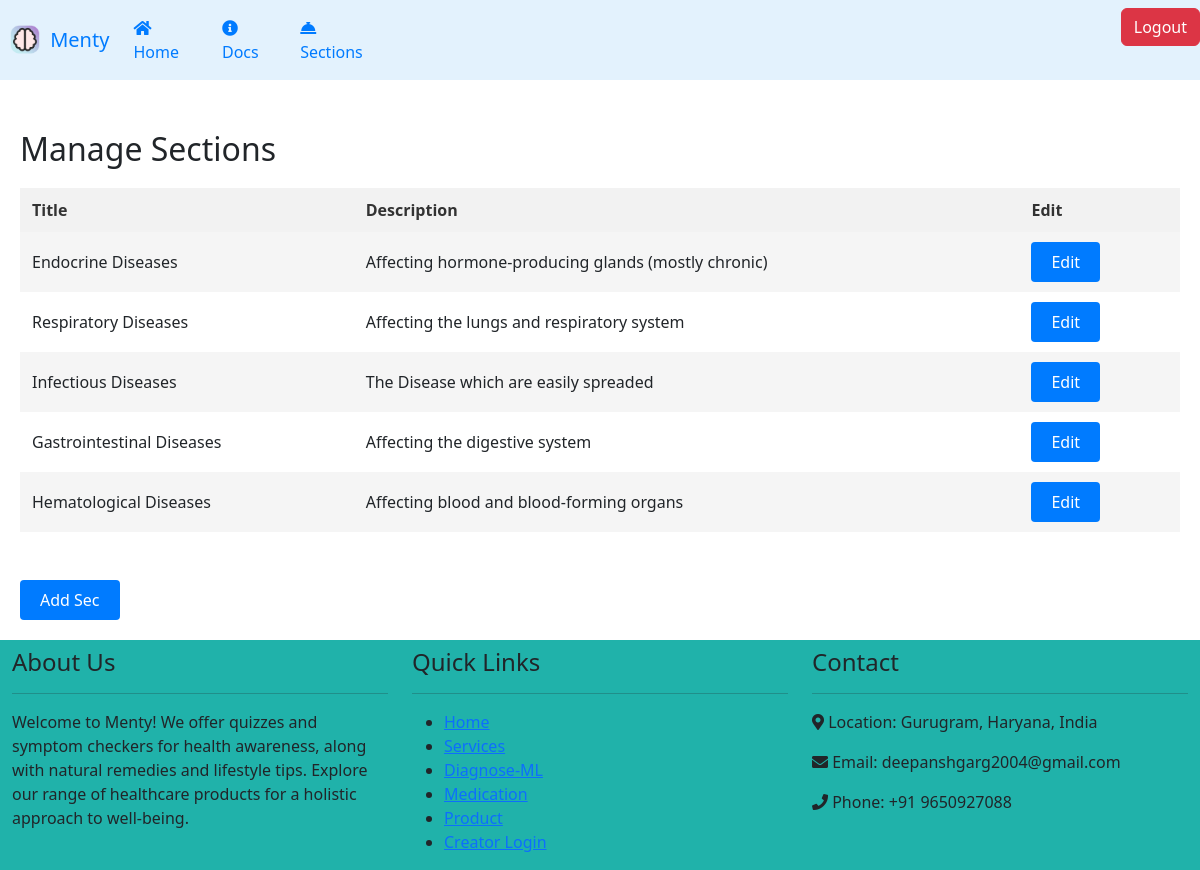
The page /sec on the database as committed earlier.
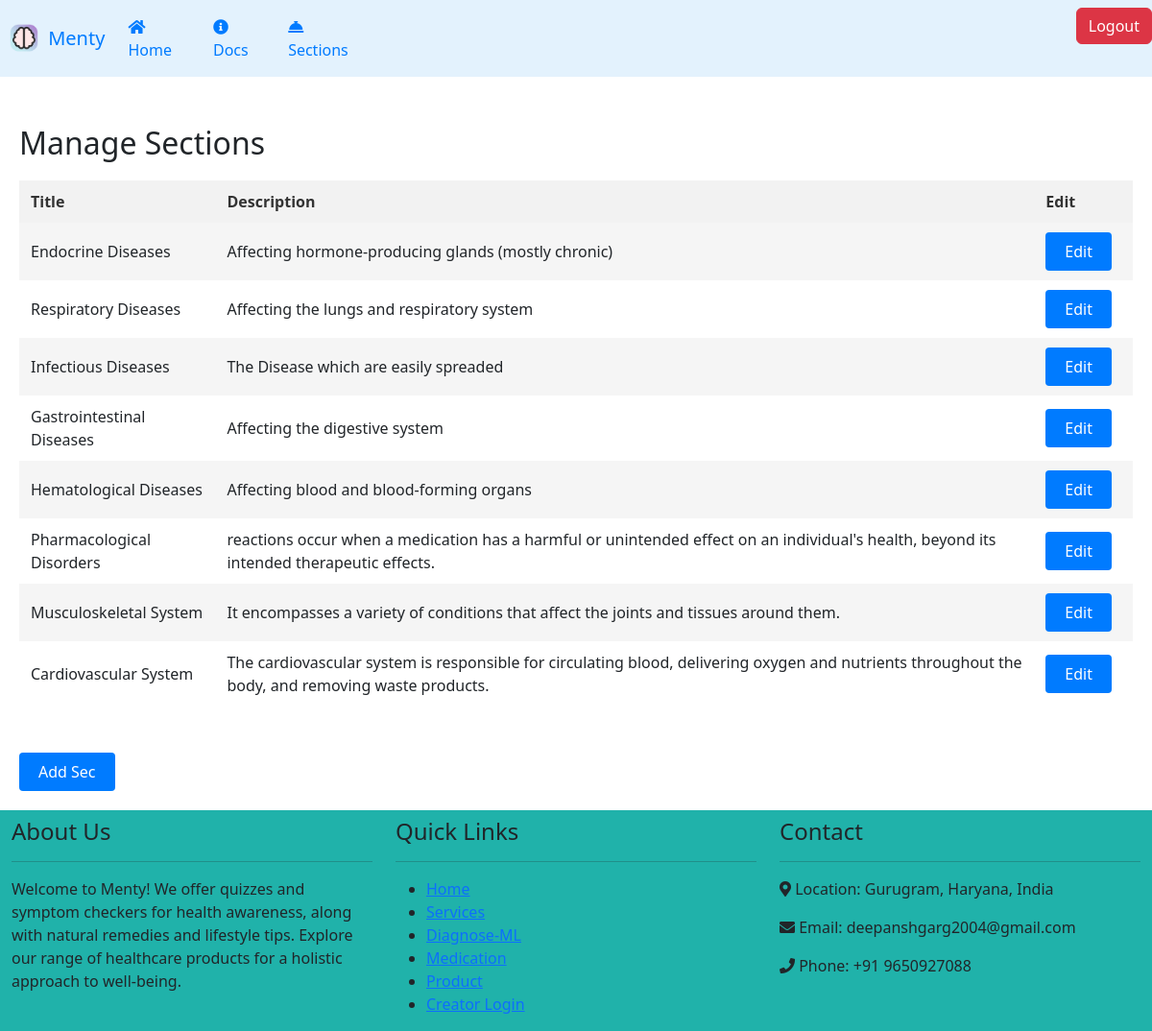
The same page on the database as committed later.
### app.py (models this page shows)
class Section(db.Model):
	id = db.Column("id", db.Integer, primary_key=True)
	name = db.Column(db.String(100), unique=True, nullable=False)
	date_created = db.Column(db.DateTime, default=datetime.now())
	description = db.Column(db.Text, nullable=True)

### app.py (the view)
@app.route('/sec')
def sec():
    secs = Section.query.all()
    return render_template('sec.html', secs=secs)

### Templates/sec.html (shortened to what this page needs)
{% extends "base.html" %}
{% block head %}
    <link rel="stylesheet" href="https://cdnjs.cloudflare.com/ajax/libs/animate.css/4.1.1/animate.min.css"/>
{% endblock %}
{% block body %}
{% include "navbar1.html" %}
<main>
    <div class="manage-sections">
        <h2>Manage Sections</h2>
        <table>
            <tr>
                <th>Title</th>
                <th>Description</th>
                <th>Edit</th>
            </tr>
            {% for sec in secs %}
                <tr>
                    <td>{{ sec.name }}</td>
                    <td>{{ sec.description }}</td>
                    <td><a href="/edit_sec/{{ sec.id }}" class="button">Edit</a></td>
                </tr>
            {% endfor %}
        </table>
            <br>
            <br>
            <a href="/add_sec" class="button" >Add Sec</a>
    </div>
</main>
{% include "conclusion.html" %}
{% endblock %}

Rows that differ between the two databases and show on the page:
added Section: name "Pharmacological Disorders", description "reactions occur when a medication has a harmful or unintended effect on an individual's health, beyond its intended therapeutic effects."
added Section: name "Musculoskeletal System", description "It encompasses a variety of conditions that affect the joints and tissues around them."
added Section: name "Cardiovascular System", description "The cardiovascular system is responsible for circulating blood, delivering oxygen and nutrients throughout the body, and removing waste products."
